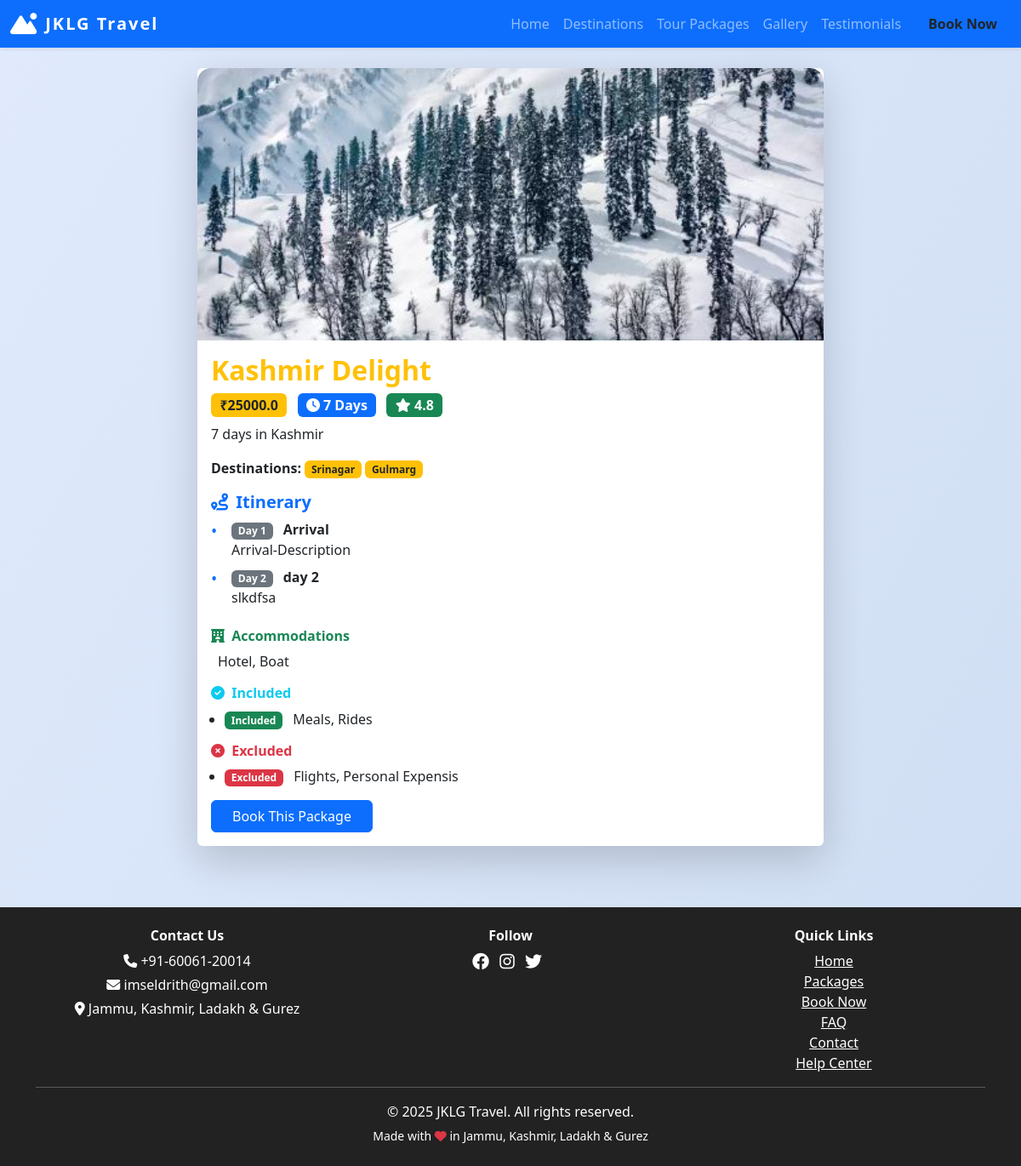
/packages/1, run on an earlier commit of the app's database.
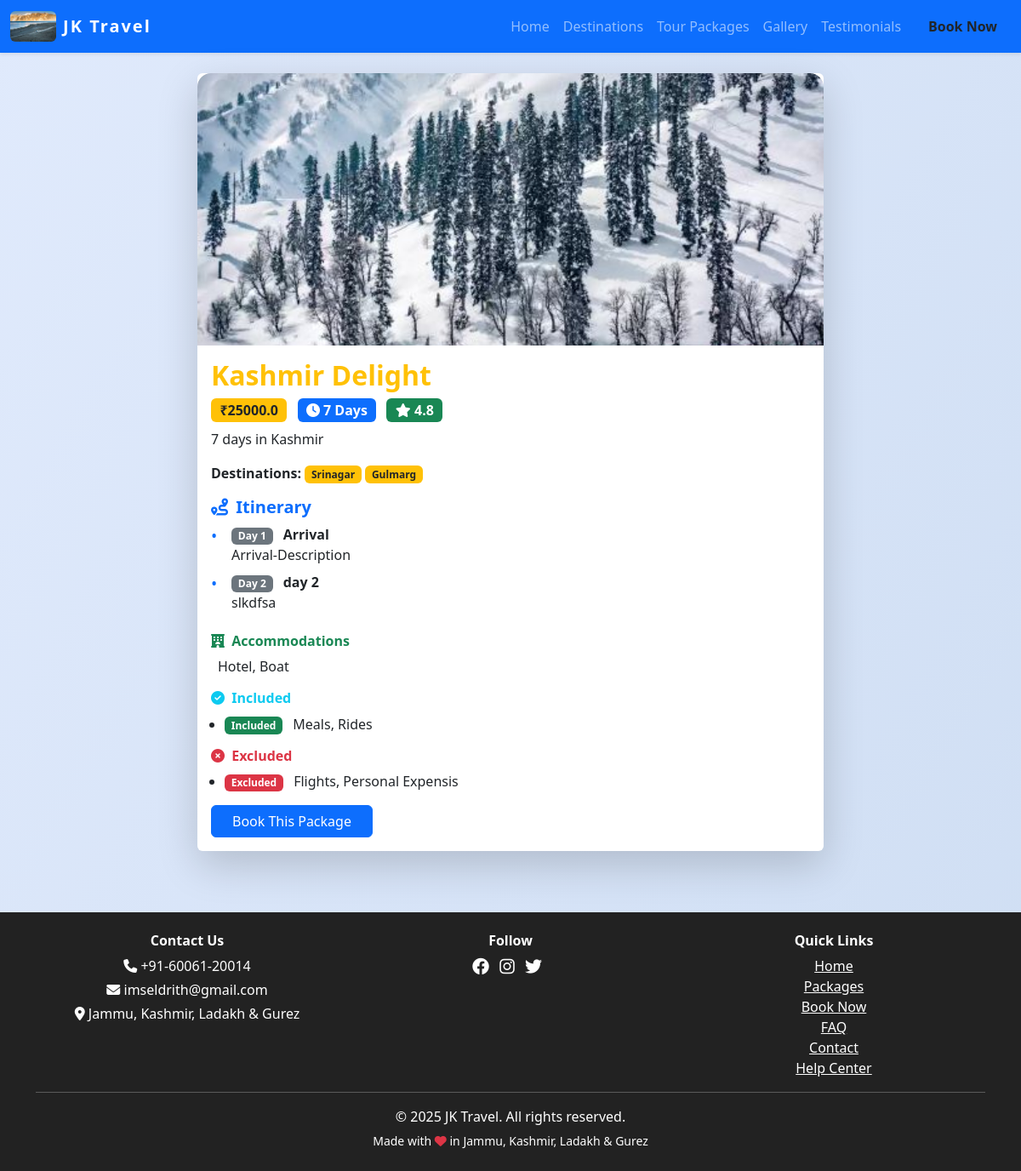
And on a later commit of the database.
### models.py (models this page shows, shortened)
class SiteSettings(db.Model):
    id = db.Column(db.Integer, primary_key=True)
    site_name = db.Column(db.String(120), default='JKLG Travel')
    site_title = db.Column(db.String(200), default='JKLG Travel - Explore Jammu, Kashmir, Ladakh & Gurez')
    logo = db.Column(db.String(200))
    phone = db.Column(db.String(30), default='+91-12345-67890')
    email = db.Column(db.String(120), default='info@jklgtravel.com')
    address = db.Column(db.String(200), default='Jammu, Kashmir, Ladakh & Gurez')
    facebook = db.Column(db.String(120))  # Username only
    instagram = db.Column(db.String(120))  # Username only
    twitter = db.Column(db.String(120))  # Username only
    linkedin = db.Column(db.String(120))  # Username only
    youtube = db.Column(db.String(120))  # Channel/user ID only
    whatsapp = db.Column(db.String(30))  # Number only
    telegram = db.Column(db.String(120))  # Username only
    meta_description = db.Column(db.String(300))
    about = db.Column(db.Text)
    google_analytics_id = db.Column(db.String(32))

### views.py (the view)
@main.route('/packages/<int:package_id>')
def package_detail(package_id):
    package = TourPackage.query.get_or_404(package_id)
    itinerary_days = ItineraryDay.query.filter_by(package_id=package.id).order_by(ItineraryDay.day_number).all()
    return render_template('package_detail.html', package=package, itinerary_days=itinerary_days)

### views.py (called while the page is built)
@main.context_processor
def inject_site_settings():
    settings = SiteSettings.query.first()
    return dict(site_settings=settings)

### templates/package_detail.html (shortened to what this page needs)
{% extends 'base.html' %}
{% block content %}
<div class="row justify-content-center">
  <div class="col-md-8">
    <div class="card shadow-lg border-0 mb-4">
      <img src="{{ url_for('static', filename='packages/' + package.image) if package.image else 'https://via.placeholder.com/600x400?text=Package' }}" class="card-img-top" alt="{{ package.title }}" style="height:320px; object-fit:cover; border-radius:1rem 1rem 0 0;">
      <div class="card-body">
        <h2 class="card-title text-warning fw-bold mb-2">{{ package.title }}</h2>
        <div class="mb-2">
          <span class="badge bg-warning text-dark fs-6 me-2">₹{{ package.price }}</span>
          <span class="badge bg-primary fs-6 me-2"><i class="fa fa-clock me-1"></i>{{ package.duration }}</span>
          <span class="badge bg-success fs-6"><i class="fa fa-star"></i> {{ package.rating if package.rating else '4.8' }}</span>
        </div>
        <p class="card-text mb-3">{{ package.description }}</p>
        <div class="mb-3">
          <b>Destinations:</b>
          {% if package.custom_destinations %}
            {% for dest in package.custom_destinations.split(',') %}
              <span class="badge bg-warning text-dark">{{ dest.strip() }}</span>
            {% endfor %}
          {% endif %}
        </div>
        {% if itinerary_days|length > 0 %}
        <div class="mb-4">
          <h5 class="fw-bold text-primary"><i class="fa fa-route me-1"></i> Itinerary</h5>
          <ul class="timeline list-unstyled">
            {% for day in itinerary_days %}
              <li class="mb-2">
                <span class="badge bg-secondary me-2">Day {{ day.day_number }}</span>
                <b>{{ day.title }}</b><br>
                <span>{{ day.description }}</span>
              </li>
            {% endfor %}
          </ul>
        </div>
        {% endif %}
        {% if package.accommodations %}
        <div class="mb-3">
          <h6 class="fw-bold text-success"><i class="fa fa-hotel me-1"></i> Accommodations</h6>
          <div class="ps-2">{{ package.accommodations|replace('\n', '<br>')|safe }}</div>
        </div>
        {% endif %}
        {% if package.included %}
        <div class="mb-3">
          <h6 class="fw-bold text-info"><i class="fa fa-check-circle me-1"></i> Included</h6>
          <ul class="ps-3">
            {% for item in package.included.split('\n') if item.strip() %}
              <li><span class="badge bg-success me-2">Included</span> {{ item }}</li>
            {% endfor %}
          </ul>
        </div>
        {% endif %}
        {% if package.excluded %}
        <div class="mb-3">
          <h6 class="fw-bold text-danger"><i class="fa fa-times-circle me-1"></i> Excluded</h6>
          <ul class="ps-3">
            {% for item in package.excluded.split('\n') if item.strip() %}
              <li><span class="badge bg-danger me-2">Excluded</span> {{ item }}</li>
            {% endfor %}
          </ul>
        </div>
        {% endif %}
        <a href="/book?package={{ package.title|urlencode }}" class="btn btn-primary px-4">Book This Package</a>
      </div>
    </div>
  </div>
</div>
{% endblock %}

### templates/base.html (shortened to what the changed rows need)
<!DOCTYPE html>
<html lang="en">
<head>
    <link rel="stylesheet" href="https://cdn.jsdelivr.net/npm/bootstrap@5.3.0/dist/css/bootstrap.min.css">
    <link rel="stylesheet" href="https://cdnjs.cloudflare.com/ajax/libs/font-awesome/6.4.0/css/all.min.css">
</head>
<body>
    <nav class="navbar navbar-expand-lg navbar-dark bg-primary shadow-sm">
        <div class="container-fluid">
            <a class="navbar-brand d-flex align-items-center gap-2" href="/">
                {% if site_settings and site_settings.logo %}
                    <img src="{{ url_for('static', filename='uploads/' ~ site_settings.logo) }}" alt="Logo" style="height:36px; width:auto; border-radius:6px;">
                {% else %}
                    <i class="fa fa-mountain-sun fa-lg"></i>
                {% endif %}
                {{ site_settings.site_name if site_settings and site_settings.site_name else 'JKLG Travel' }}
            </a>
            <div class="collapse navbar-collapse" id="navbarNav">
                <ul class="navbar-nav ms-auto">
                </ul>
            </div>
        </div>
    </nav>
    <div class="container mt-4">
        {% block content %}{% endblock %}
    </div>
    <footer class="footer text-center mt-5">
        <div class="container">
            <div class="row mb-2">
                <div class="col-md-4 mb-2 mb-md-0">
                    <h6 class="fw-bold">Contact Us</h6>
                    <p class="mb-1"><i class="fa fa-phone"></i> {{ site_settings.phone if site_settings and site_settings.phone else '+91-12345-67890' }}</p>
                    <p class="mb-1"><i class="fa fa-envelope"></i> {{ site_settings.email if site_settings and site_settings.email else 'info@jklgtravel.com' }}</p>
                    <p class="mb-1"><i class="fa fa-map-marker-alt"></i> {{ site_settings.address if site_settings and site_settings.address else 'Jammu, Kashmir, Ladakh & Gurez' }}</p>
                </div>
                <div class="col-md-4 mb-2 mb-md-0">
                </div>
                <div class="col-md-4">
                </div>
            </div>
            <hr class="bg-light">
            <p class="mb-1">&copy; {{ 2025 }} {{ site_settings.site_name if site_settings and site_settings.site_name else 'JKLG Travel Agency' }}. All rights reserved.</p>
            <small>Made with <i class="fa fa-heart text-danger"></i> in Jammu, Kashmir, Ladakh & Gurez</small>
        </div>
    </footer>
</body>
</html>

What changed in the data, as far as the page shows it:
changed SiteSettings "imseldrith@gmail.com": logo: picture added; site_name "JKLG Travel" → "JK Travel"; logo empty → "Ladakh.jpg" (drawn)
